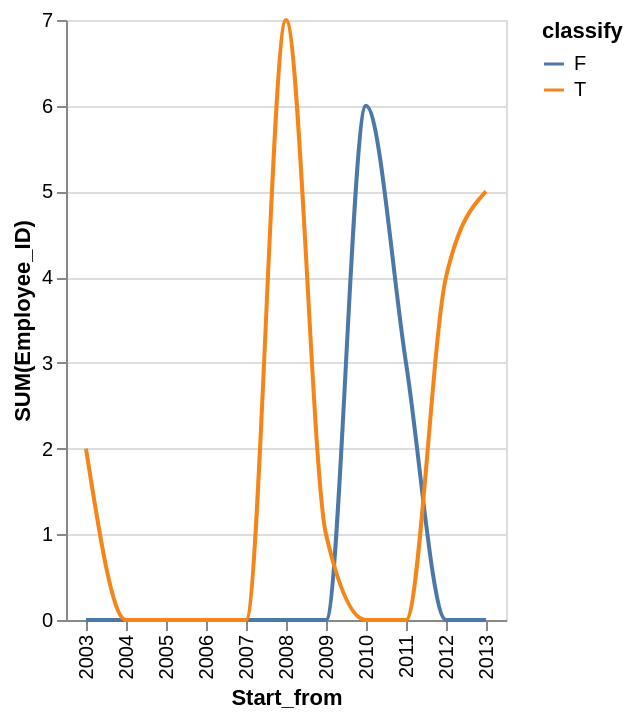

Vega-Lite specification stored for this chart:
### Vega-Lite specification from a JSON file in a GitHub repository (floating-point values rounded to 4 significant figures)
{"data": {"values": [{"x_data": "2003", "y_data": 0, "classify": "F"}, {"x_data": "2004", "y_data": 0, "classify": "F"}, {"x_data": "2005", "y_data": 0, "classify": "F"}, {"x_data": "2006", "y_data": 0, "classify": "F"}, {"x_data": "2007", "y_data": 0, "classify": "F"}, {"x_data": "2008", "y_data": 0, "classify": "F"}, {"x_data": "2009", "y_data": 0, "classify": "F"}, {"x_data": "2010", "y_data": 6, "classify": "F"}, {"x_data": "2011", "y_data": 3, "classify": "F"}, {"x_data": "2012", "y_data": 0, "classify": "F"}, {"x_data": "2013", "y_data": 0, "classify": "F"}, {"x_data": "2003", "y_data": 2, "classify": "T"}, {"x_data": "2004", "y_data": 0, "classify": "T"}, {"x_data": "2005", "y_data": 0, "classify": "T"}, {"x_data": "2006", "y_data": 0, "classify": "T"}, {"x_data": "2007", "y_data": 0, "classify": "T"}, {"x_data": "2008", "y_data": 7, "classify": "T"}, {"x_data": "2009", "y_data": 1, "classify": "T"}, {"x_data": "2010", "y_data": 0, "classify": "T"}, {"x_data": "2011", "y_data": 0, "classify": "T"}, {"x_data": "2012", "y_data": 4, "classify": "T"}, {"x_data": "2013", "y_data": 5, "classify": "T"}]}, "mark": {"type": "line", "interpolate": "monotone"}, "encoding": {"x": {"field": "x_data", "type": "nominal", "title": "Start_from", "sort": "ascending"}, "y": {"field": "y_data", "type": "quantitative", "title": "SUM(Employee_ID)"}, "color": {"field": "classify"}}}
